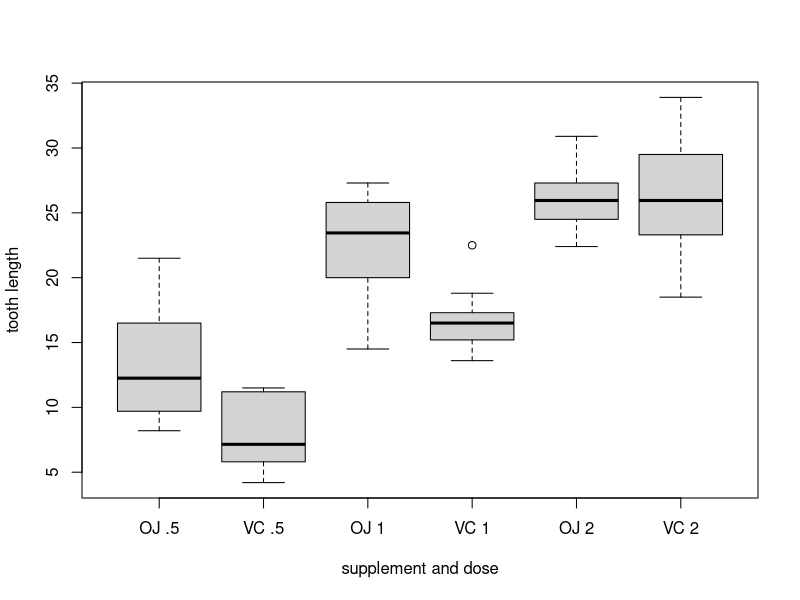

The R script that drew this image:
## ---- chunk 1
data(ToothGrowth); head(ToothGrowth)
boxplot(len~supp+dose,
        data=ToothGrowth, 
        names=c("OJ .5","VC .5","OJ 1","VC 1","OJ 2","VC 2"),
        ylab="tooth length", 
        xlab="supplement and dose")
## ---- chunk 2
summary(ToothGrowth[ToothGrowth$supp == "OJ",])
summary(ToothGrowth[ToothGrowth$supp == "VC",])
## ---- chunk 3
t1 <- t.test(len~supp, data=ToothGrowth[ToothGrowth["dose"]==.5,])
t2 <- t.test(len~supp, data=ToothGrowth[ToothGrowth["dose"]==1,])
t3 <- t.test(len~supp, data=ToothGrowth[ToothGrowth["dose"]==2,])
dat <- data.frame(matrix(c(t1$conf.int[1:2],t2$conf.int[1:2],t3$conf.int[1:2]),3,2,byrow=TRUE))
colnames(dat) <- c("lower","upper");rownames(dat) <- c(".5","1","2")
dat
